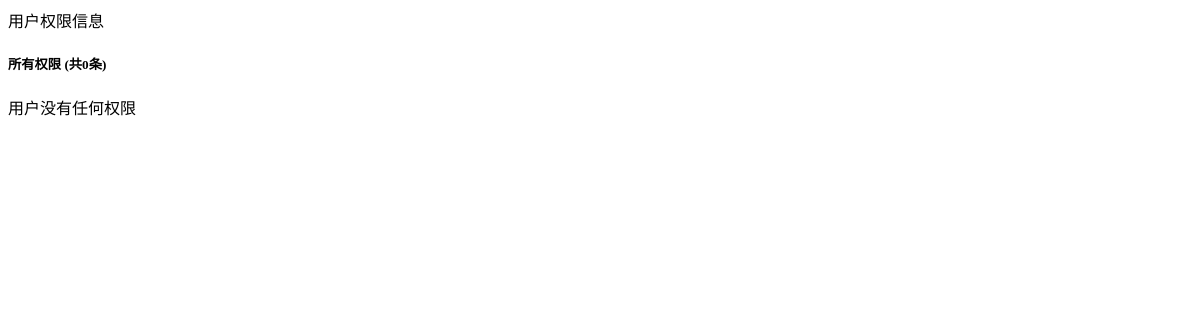
Page /equipment/debug_all (signed in) on the earlier database version.
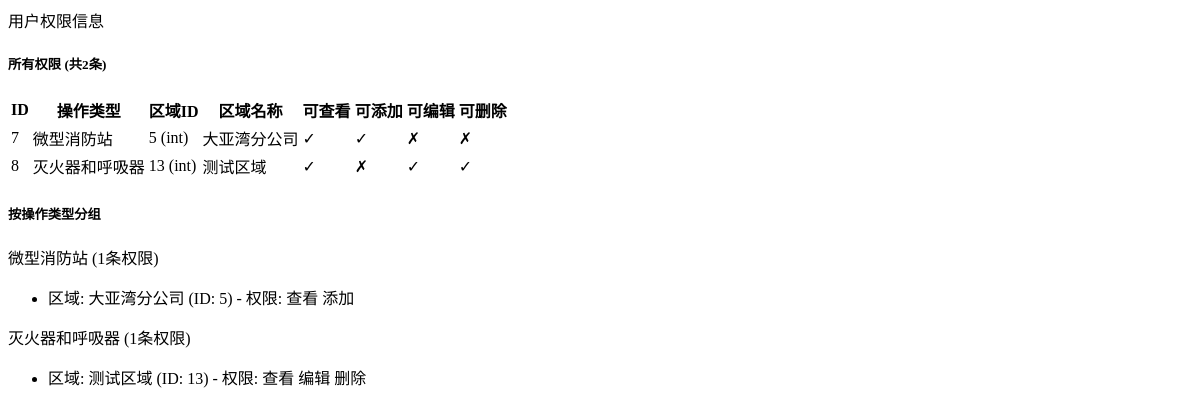
Same page on the later database version.
### app/models/user.py (models this page shows, shortened)
class Permission(db.Model):
    __tablename__ = 'permission'
    id = db.Column(db.Integer, primary_key=True)
    user_id = db.Column(db.Integer, db.ForeignKey('user.id', ondelete='CASCADE'), nullable=False)
    operation_type = db.Column(db.String(50), nullable=False)  # 操作类型：微型消防站、灭火器和呼吸器、应急灯具
    area_id = db.Column(db.String(50), nullable=False)  # 区域ID
    area_name = db.Column(db.String(100))  # 区域名称（冗余字段，方便显示）
    can_view = db.Column(db.Boolean, default=True)  # 是否可查看
    can_add = db.Column(db.Boolean, default=False)  # 是否可添加
    can_edit = db.Column(db.Boolean, default=False)  # 是否可编辑
    can_delete = db.Column(db.Boolean, default=False)  # 是否可删除

### app/routes/equipment.py (the view)
@equipment_bp.route('/debug_all')
@login_required
def debug_all():
    try:
        all_permissions = Permission.query.filter_by(user_id=current_user.id).all()
        permissions_by_type = {}
        for perm in all_permissions:
            if perm.operation_type not in permissions_by_type:
                permissions_by_type[perm.operation_type] = []
            permissions_by_type[perm.operation_type].append({
                'area_id': perm.area_id,
                'area_name': perm.area_name,
                'can_view': perm.can_view,
                'can_add': perm.can_add,
                'can_edit': perm.can_edit,
                'can_delete': perm.can_delete
            })
        all_equipment = FireEquipment.query.all()
        areas = db.session.query(
            FireEquipment.area_code,
            FireEquipment.area_name
        ).distinct().all()
        area_info = [{'code': a[0], 'name': a[1], 'type': type(a[0]).__name__} for a in areas]
        return render_template(
            'equipment/debug.html',
            equipment_count=len(all_equipment),
            areas=area_info,
            all_equipment=all_equipment,
            all_permissions=all_permissions,
            permissions_by_type=permissions_by_type
        )
    except Exception as e:
        traceback.print_exc()
        return f"错误: {str(e)}", 500

### app/templates/equipment/debug.html
<div class="card mb-4">
    <div class="card-header">用户权限信息</div>
    <div class="card-body">
        <h5>所有权限 (共{{ all_permissions|length }}条)</h5>
        {% if all_permissions %}
            <table class="table table-bordered">
                <thead>
                    <tr>
                        <th>ID</th>
                        <th>操作类型</th>
                        <th>区域ID</th>
                        <th>区域名称</th>
                        <th>可查看</th>
                        <th>可添加</th>
                        <th>可编辑</th>
                        <th>可删除</th>
                    </tr>
                </thead>
                <tbody>
                    {% for perm in all_permissions %}
                    <tr>
                        <td>{{ perm.id }}</td>
                        <td>{{ perm.operation_type }}</td>
                        <td>{{ perm.area_id }} ({{ perm.area_id.__class__.__name__ }})</td>
                        <td>{{ perm.area_name }}</td>
                        <td>{{ '✓' if perm.can_view else '✗' }}</td>
                        <td>{{ '✓' if perm.can_add else '✗' }}</td>
                        <td>{{ '✓' if perm.can_edit else '✗' }}</td>
                        <td>{{ '✓' if perm.can_delete else '✗' }}</td>
                    </tr>
                    {% endfor %}
                </tbody>
            </table>
            <h5 class="mt-4">按操作类型分组</h5>
            {% for type_name, perms in permissions_by_type.items() %}
                <div class="card mb-2">
                    <div class="card-header">{{ type_name }} ({{ perms|length }}条权限)</div>
                    <div class="card-body">
                        <ul>
                            {% for p in perms %}
                            <li>
                                区域: {{ p.area_name }} (ID: {{ p.area_id }})
                                - 权限:
                                {% if p.can_view %}<span class="badge bg-info">查看</span>{% endif %}
                                {% if p.can_add %}<span class="badge bg-success">添加</span>{% endif %}
                                {% if p.can_edit %}<span class="badge bg-warning">编辑</span>{% endif %}
                                {% if p.can_delete %}<span class="badge bg-danger">删除</span>{% endif %}
                            </li>
                            {% endfor %}
                        </ul>
                    </div>
                </div>
            {% endfor %}
        {% else %}
            <div class="alert alert-warning">用户没有任何权限</div>
        {% endif %}
    </div>
</div>

Differences in the rows shown:
added Permission: id "7", operation_type "微型消防站", area_id "5", area_id.__class__.__name__ "int", area_name "大亚湾分公司", can_view "✓", can_add "✓", can_edit "✗", can_delete "✗", perms "1", shows "添加"
added Permission: id "8", operation_type "灭火器和呼吸器", area_id "13", area_id.__class__.__name__ "int", area_name "测试区域", can_view "✓", can_add "✗", can_edit "✓", can_delete "✓", perms "1", shows "编辑", shows "删除"
Other differences:
{{ all_permissions|length }}: "0" → "2"
text no longer shown: "用户没有任何权限"
text now shown: "ID 操作类型 区域ID 区域名称 可查看 可添加 可编辑 可删除 按操作类型分组"
